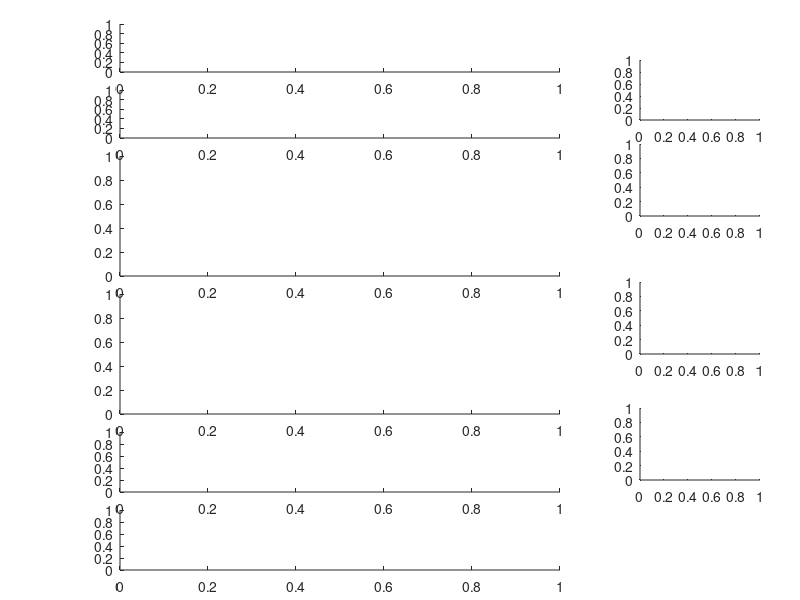

Here is the MATLAB script that generated this plot:
function [] = MakeDirUnDirRaster()

MainFigure = figure;
set(MainFigure, 'Color', 'w');

PSTPlot = axes('Position',[0.15 0.05 0.55 0.1]);
SpontActivityPlot = axes('Position',[0.15 0.18 0.55 0.1]);
UnDirRasterPlot = axes('Position',[0.15 0.31 0.55 0.2]);
DirRasterPlot = axes('Position',[0.15 0.54 0.55 0.2]);
UnDirMotifPlot = axes('Position',[0.15 0.77 0.55 0.08]);
DirMotifPlot = axes('Position',[0.15 0.88 0.55 0.08]);

SpontISIPlot = axes('Position', [0.8 0.2 0.15 0.12]);
UnDirISIPlot = axes('Position', [0.8 0.41 0.15 0.12]);
DirISIPlot = axes('Position', [0.8 0.64 0.15 0.12]);
WaveformPlot = axes('Position', [0.8 0.8 0.15 0.1]);

